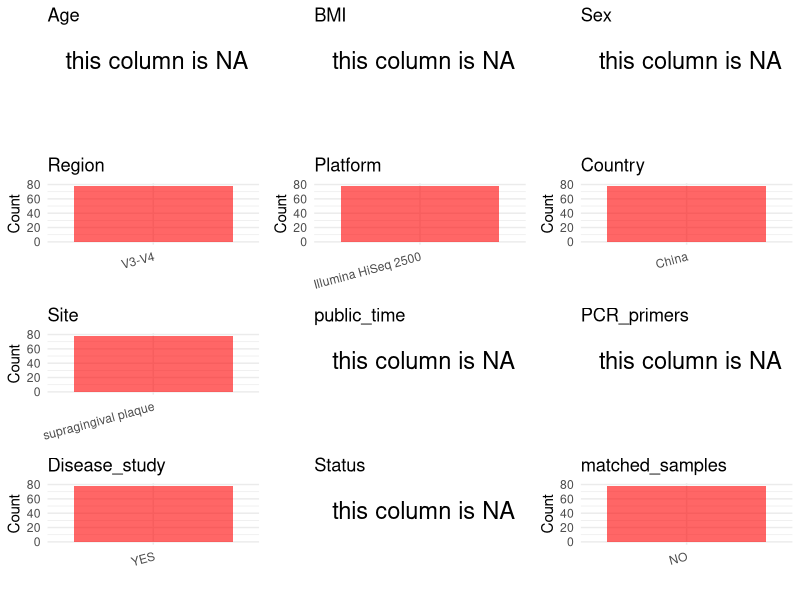

This chart was generated by the following R code: (Note: this script raises an error after producing the figure.)
## ---- chunk 1
# Load necessary libraries
library(dplyr)
library(ggplot2)
library(cowplot)
library(readxl)

# Set working directory (update this path to your local directory)
setwd("/home/dongbiao/word_embedding_microbiome/all_data/oral/global-oral-microbiome/data/projects/CNP0002325")

# Read the initial metadata files
initial_meta<-read.csv("metadata_CNP0002325_experiment.tsv", sep = "\t")

head(initial_meta)
## ---- chunk 2
# Create a uniform metadata dataframe
metadata <- data.frame(
  BioProject = initial_meta$project_accession,
  Run = gsub("(.*)\\.fq\\.gz", "\\1", initial_meta$file_name),
  sample_name = initial_meta$sample_name,
  Age = NA,
  BMI = NA,
  Sex=NA,
  Region = "V3-V4",
  Platform = initial_meta$instrument_model,
  Country = "China",
  Site = "supragingival plaque",
  public_time = NA,
  stringsAsFactors = FALSE
)
metadata<-unique(metadata)
## ---- chunk 3
# Add information obtained from the publication
metadata$PCR_primers <- NA
metadata$title <- "From Mouth to Brain: Distinct Supragingival Plaque Microbiota Composition in Cerebral Palsy Children With Caries"
metadata$Disease_study <- "YES"

# Assign disease status based on sample_name patterns
metadata$Status <- NA
metadata$matched_samples <- "NO"
## ---- chunk 4
# Check the number of unique runs and sample names
print(paste("Number of unique runs:", length(unique(metadata$Run))))
print(paste("Number of unique sample names:", length(unique(metadata$sample_name))))
## ---- chunk 5
# Select columns for visualization
plot_data <- metadata %>%
  select(-BioProject, -Run, -sample_name, -title)

# Function to create simple plots for each column
create_simple_plots <- function(data) {
  plots <- list()
  
  for (col in colnames(data)) {
    # Check if the column is all NA
    if (all(is.na(data[[col]]))) {
      # Create an empty plot with text indicating all NA
      p <- ggplot() +
        annotate("text", x = 0.5, y = 0.5, label = "this column is NA", size = 6) +
        labs(title = col) +
        theme_void()
    } else if (is.numeric(data[[col]])) {
      # Numeric variable: histogram
      p <- ggplot(data, aes(x = .data[[col]])) +
        geom_histogram(fill = "blue", alpha = 0.6, bins = 20, na.rm = TRUE) +
        labs(title = col) +
        theme_minimal()
    } else {
      # Categorical variable: bar plot (remove NA values)
      count_data <- as.data.frame(table(data[[col]], useNA = "ifany"))
      p <- ggplot(count_data, aes(x = reorder(Var1, -Freq), y = Freq)) +
        geom_col(fill = "red", alpha = 0.6) +
        labs(title = col, x = NULL, y = "Count") +
        theme_minimal() +
        theme(axis.text.x = element_text(angle = 15, hjust = 1))
    }
    plots[[col]] <- p
  }
  
  return(plots)
}

# Generate and arrange plots
plots <- create_simple_plots(plot_data)
p<-plot_grid(plots$Age, 
          plots$BMI, 
          plots$Sex, 
          plots$Region, 
          plots$Platform, 
          plots$Country, 
          plots$Site,
          plots$public_time, 
          plots$PCR_primers,
          plots$Disease_study,
          plots$Status,
          plots$matched_samples,# add 
          ncol = 3, align = "hv", axis = "lb")
ggsave("Metadata_Summary.png", plot = p, width = 8, height = 6, dpi = 150)
## ---- chunk 6
knitr::include_graphics("Metadata_Summary.png")
## ---- chunk 7
# Reorder columns to match the desired format
metadata <- metadata[, c(
  "BioProject", "Run", "sample_name", "Age", "BMI", "Sex", 
  "Region", "Platform", "Country", "Site", "public_time", 
  "PCR_primers", "title", "Disease_study", "Status","matched_samples"
)]

# Export the uniform metadata to a CSV file
metadata<-unique(metadata)
write.csv(metadata, file = "metadata.csv", quote = TRUE)
head(metadata)
